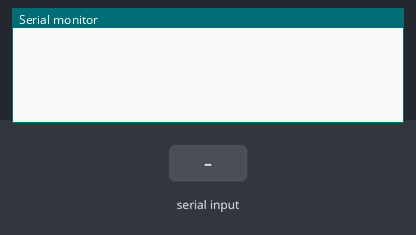
A sketch run on a simulated ESP32-S3. Parts: the last lines printed to the serial monitor. The test bench sets the inputs (shaded band).

Above: at 1.2 s.
1.3 s: "1\n" received over Serial
At 2.5 s:
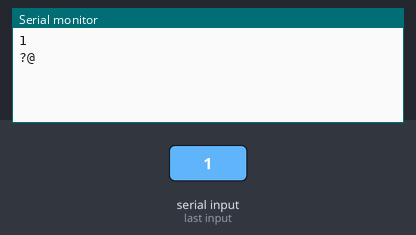
2.8 s: "0\n" received over Serial
At 3.7 s:
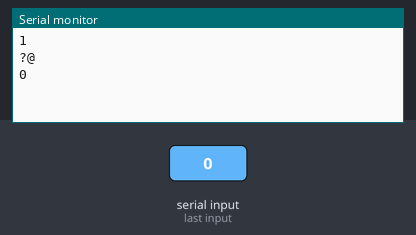
4.3 s: "2\n" received over Serial
At 4.8 s:
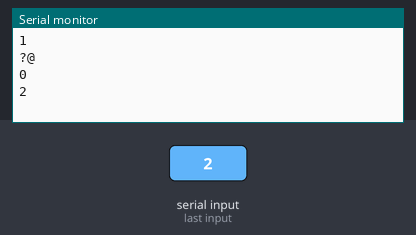

The sketch:

UART0.ino
```cpp
#include <HardwareSerial.h>

void setup() {
  Serial.begin(115200);
}

void loop() {
  if (Serial.available()) {
    char buffer[256];                 // Buffer to store input data
    size_t bufferSize = 0;            // Current size of data in buffer

    while (Serial.available() > 0) {
      char input = Serial.read();
      buffer[bufferSize++] = input;   // Store input in buffer
      // Check if the buffer is full, or a newline character is received
      delay(1);
      if (bufferSize >= sizeof(buffer) || input == '\n') {
        Serial.println(buffer);
        delay(20);
      // Reset buffer and size for the next input
        bufferSize = 0;
        memset(buffer, 0, sizeof(buffer));
      }
    }
  }
}
```

Measured:
- after the input at 1.3 s, the serial monitor: prints a new line at once (image 1)
- after the input at 2.8 s, the serial monitor: prints a new line at once (image 2)
- after the input at 4.3 s, the serial monitor: prints a new line at once (image 3)
